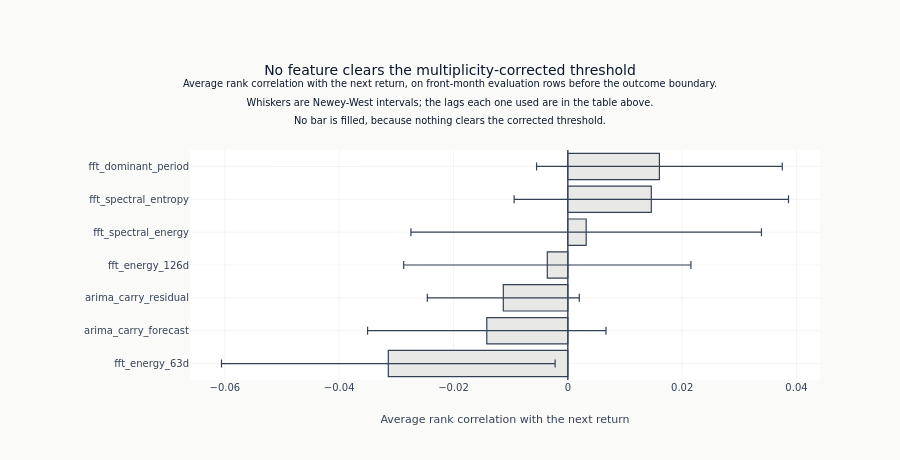

Here is the notebook cell this chart was saved with:
### Markdown cell above
### What the screen found

Average IC per feature, sorted, with the bars that clear the corrected threshold filled
and the rest drawn hollow. Read the filled-or-hollow distinction rather than the
t-statistic beside it: all of these features were screened against the same return over
the same evaluation windows, so a large t-statistic on any one of them is not on its own
evidence about that one.

The two regime features are absent from the chart. They take the same value for every
product on a given session, so ranking products by them produces no ranking at all and
the correlation is undefined. That is a property of the measure and says nothing about
the features: a regime variable works by conditioning other signals rather than by
ranking on its own, and testing it needs an interaction term or a comparison between
models fitted with and without it. This notebook runs neither, and neither does the
one-feature-at-a-time screen in [`05_evaluation`](05_evaluation.ipynb).

**This selects nothing.** Every feature above is already in `model_based.parquet`,
written in section E, whatever the bars say.

### Code cell
if temporal_ic:
    ic_rows = sorted(temporal_ic.items(), key=lambda item: item[1]["mean_ic"])
    names = [name for name, _ in ic_rows]
    values = [stats["mean_ic"] for _, stats in ic_rows]
    errors = [1.96 * stats["hac_se"] for _, stats in ic_rows]
    retained = [bool(stats["fdr_significant"]) for _, stats in ic_rows]
    # Filled where retained, hollow where not: the palette's dark end is four navies
    # that do not separate as bars, so the distinction is carried by lightness.
    fill = [
        (COLORS["blue"] if value >= 0 else COLORS["copper"]) if keep else COLORS["silver_muted"]
        for value, keep in zip(values, retained, strict=True)
    ]
    edge = [
        (COLORS["blue"] if value >= 0 else COLORS["copper"]) if keep else COLORS["neutral"]
        for value, keep in zip(values, retained, strict=True)
    ]
    fig = go.Figure(
        go.Bar(
            x=values,
            y=names,
            orientation="h",
            marker={"color": fill, "line": {"color": edge, "width": 1.2}},
            error_x={
                "type": "data",
                "array": errors,
                "color": COLORS["neutral"],
                "thickness": 1.2,
                "width": 4,
            },
            showlegend=False,
        )
    )
    fig.add_vline(x=0, line_color=COLORS["neutral"], line_width=1)
    fig.update_layout(
        title=(
            "No feature clears the multiplicity-corrected threshold"
            if n_fdr_sig == 0
            else "How the features rank products on evaluation sessions"
        )
        + (
            "<br><sup>Average rank correlation with the next return, on front-month "
            "evaluation rows before the outcome boundary.<br>Whiskers are Newey-West "
            "intervals; the lags each one used are in the table above.<br>"
            + (
                "No bar is filled, because nothing clears the corrected threshold.</sup>"
                if n_fdr_sig == 0
                else "Filled bars clear the corrected threshold; hollow bars do not.</sup>"
            )
        ),
        xaxis_title="Average rank correlation with the next return",
        yaxis_title="",
        height=460,
        margin={"l": 190, "t": 150},
    )
    show_plotly_with_alt(
        fig,
        "Horizontal bar chart of the average rank correlation with the next return, one bar per "
        "temporal feature, sorted from the most positive at the top to the most negative at the "
        "bottom. Every bar is short, within a few hundredths of zero, and each carries a "
        "Newey-West whisker several times its own length that crosses zero. "
        + (
            "No bar is filled, because none clears the multiplicity-corrected threshold."
            if n_fdr_sig == 0
            else f"{n_fdr_sig} filled bars clear the multiplicity-corrected threshold; the "
            "hollow ones do not."
        ),
    )
else:
    print("Chart omitted: no feature produced enough sessions to measure.")

### Figure 1 — Plotly figure (JSON) as saved in the notebook; plotly's stock layout.template omitted (floating-point values rounded to 4 significant figures)
{"data": [{"error_x": {"array": [0.02918, 0.02085, 0.01329, 0.02512, 0.03066, 0.024, 0.02149], "color": "#334155", "thickness": 1.2, "type": "data", "width": 4}, "marker": {"color": ["#e8e8e6", "#e8e8e6", "#e8e8e6", "#e8e8e6", "#e8e8e6", "#e8e8e6", "#e8e8e6"], "line": {"color": ["#334155", "#334155", "#334155", "#334155", "#334155", "#334155", "#334155"], "width": 1.2}}, "orientation": "h", "showlegend": false, "type": "bar", "x": [-0.03141, -0.01418, -0.01129, -0.003593, 0.003212, 0.0146, 0.01602], "y": ["fft_energy_63d", "arima_carry_forecast", "arima_carry_residual", "fft_energy_126d", "fft_spectral_energy", "fft_spectral_entropy", "fft_dominant_period"]}], "layout": {"height": 460, "margin": {"l": 190, "t": 150}, "shapes": [{"line": {"color": "#334155", "width": 1}, "type": "line", "x0": 0, "x1": 0, "xref": "x", "y0": 0, "y1": 1, "yref": "y domain"}], "title": {"text": "No feature clears the multiplicity-corrected threshold<br><sup>Average rank correlation with the next return, on front-month evaluation rows before the outcome boundary.<br>Whiskers are Newey-West intervals; the lags each one used are in the table above.<br>No bar is filled, because nothing clears the corrected threshold.</sup>"}, "xaxis": {"title": {"text": "Average rank correlation with the next return"}}, "yaxis": {"title": {"text": ""}}}}
